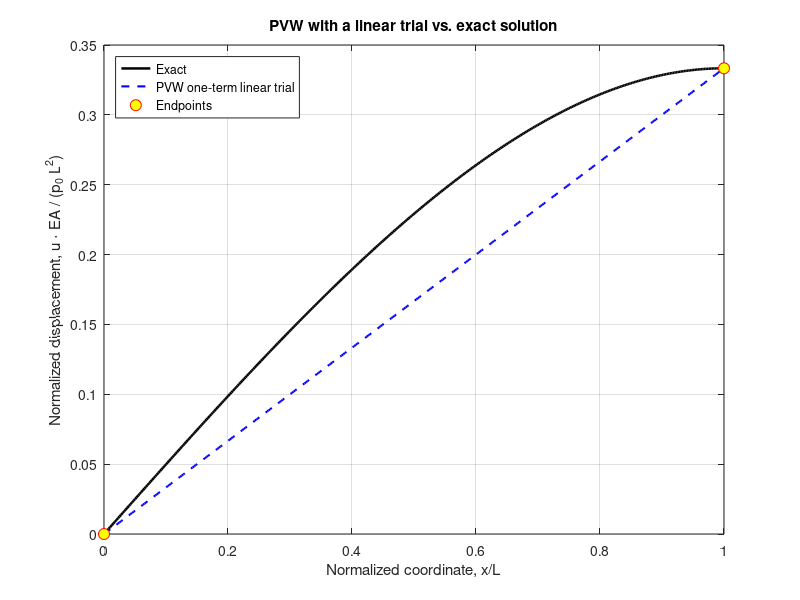
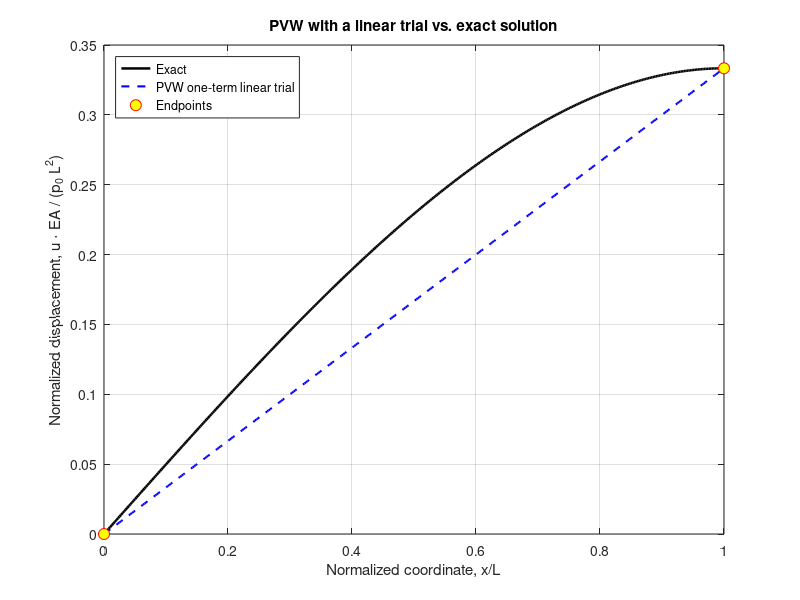

Source code (MATLAB) for these figures, in order:
% pvw_linear_load.m
% Worked example for the Principle of Virtual Work (Chapter 3)
%
% Cantilever bar of length L, axial stiffness EA, fixed at x = 0,
% loaded by a linearly increasing distributed force p(x) = p0*x/L.
%
% Apply PVW with the linear one-parameter trial   u(x) = a*x
% and compare to the exact solution
%   u_exact(x) = p0 * x * (3L^2 - x^2) / (6 * EA * L)

clear; clc; close all;

%% Parameters (consistent units; values chosen for visualization)
L  = 1.0;          % bar length
EA = 1.0;          % axial stiffness  (so u is in units of p0)
p0 = 1.0;          % peak distributed load at x = L

%% PVW one-term solution
%   delta W_int = EA * L * a * delta_a
%   delta W_ext = (p0 * L^2 / 3) * delta_a
%   ==>  a = p0*L / (3*EA)
a_pvw  = p0 * L / (3*EA);
u_pvw  = @(x) a_pvw .* x;

%% Exact solution
u_exact = @(x) p0 .* x .* (3*L^2 - x.^2) ./ (6*EA*L);

%% Tip values
fprintf('PVW tip displacement   u(L) = %.6f\n', u_pvw(L));
fprintf('Exact tip displacement u(L) = %.6f\n', u_exact(L));
fprintf('Ratio (should be 1)         = %.6f\n', u_pvw(L)/u_exact(L));

%% Plot
xx = linspace(0, L, 400);
fig = figure('Name','PVW vs Exact', 'Color','w', ...
             'Units','inches','Position',[1 1 7 4]);
plot(xx, u_exact(xx), 'k-',  'LineWidth', 1.8); hold on;
plot(xx, u_pvw(xx),   'b--', 'LineWidth', 1.5);
plot([0, L], [u_pvw(0), u_pvw(L)], 'ro', ...
     'MarkerSize', 8, 'MarkerFaceColor','y');
grid on; box on;
xlabel('Normalized coordinate, x/L');
ylabel('Normalized displacement, u \cdot EA / (p_0 L^2)');
legend({'Exact', 'PVW one-term linear trial', 'Endpoints'}, ...
       'Location', 'northwest');
title('PVW with a linear trial vs. exact solution');

%% Save
thisFile = mfilename('fullpath');
[here,~,~] = fileparts(thisFile);
figDir = fullfile(here, '..', 'figures');
if ~exist(figDir, 'dir'), mkdir(figDir); end
exportgraphics(fig, fullfile(figDir, 'pvw_linear_load.pdf'), ...
               'ContentType','vector');
exportgraphics(fig, fullfile(figDir, 'pvw_linear_load.png'), ...
               'Resolution', 300);
fprintf('Figure saved to %s\n', figDir);
